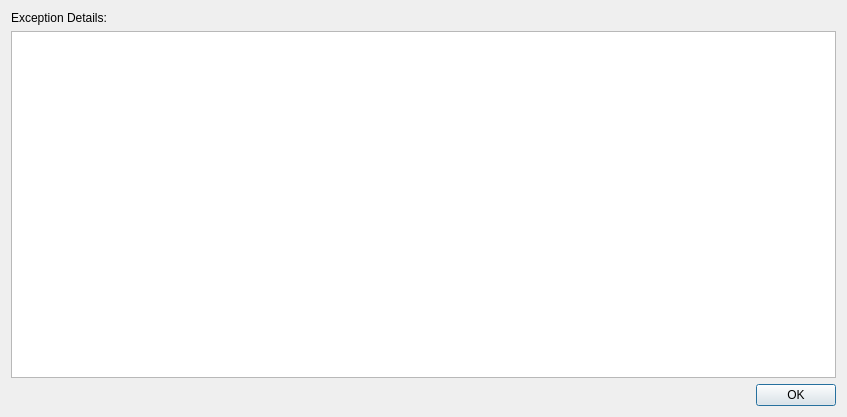
<?xml version="1.0" encoding="UTF-8"?>
<ui version="4.0">
 <class>ExceptionDlgUI</class>
 <widget class="QDialog" name="ExceptionDlgUI">
  <property name="geometry">
   <rect>
    <x>0</x>
    <y>0</y>
    <width>847</width>
    <height>417</height>
   </rect>
  </property>
  <property name="windowTitle">
   <string>Exception</string>
  </property>
  <layout class="QVBoxLayout" name="verticalLayout">
   <item>
    <widget class="QLabel" name="label">
     <property name="text">
      <string>Exception Details:</string>
     </property>
    </widget>
   </item>
   <item>
    <widget class="QPlainTextEdit" name="m_msg_edit">
     <property name="font">
      <font>
       <family>Inconsolata</family>
       <pointsize>14</pointsize>
      </font>
     </property>
    </widget>
   </item>
   <item>
    <widget class="QDialogButtonBox" name="buttonBox">
     <property name="orientation">
      <enum>Qt::Horizontal</enum>
     </property>
     <property name="standardButtons">
      <set>QDialogButtonBox::Ok</set>
     </property>
    </widget>
   </item>
  </layout>
 </widget>
 <resources/>
 <connections>
  <connection>
   <sender>buttonBox</sender>
   <signal>accepted()</signal>
   <receiver>ExceptionDlgUI</receiver>
   <slot>accept()</slot>
   <hints>
    <hint type="sourcelabel">
     <x>248</x>
     <y>254</y>
    </hint>
    <hint type="destinationlabel">
     <x>157</x>
     <y>274</y>
    </hint>
   </hints>
  </connection>
  <connection>
   <sender>buttonBox</sender>
   <signal>rejected()</signal>
   <receiver>ExceptionDlgUI</receiver>
   <slot>reject()</slot>
   <hints>
    <hint type="sourcelabel">
     <x>316</x>
     <y>260</y>
    </hint>
    <hint type="destinationlabel">
     <x>286</x>
     <y>274</y>
    </hint>
   </hints>
  </connection>
 </connections>
</ui>
